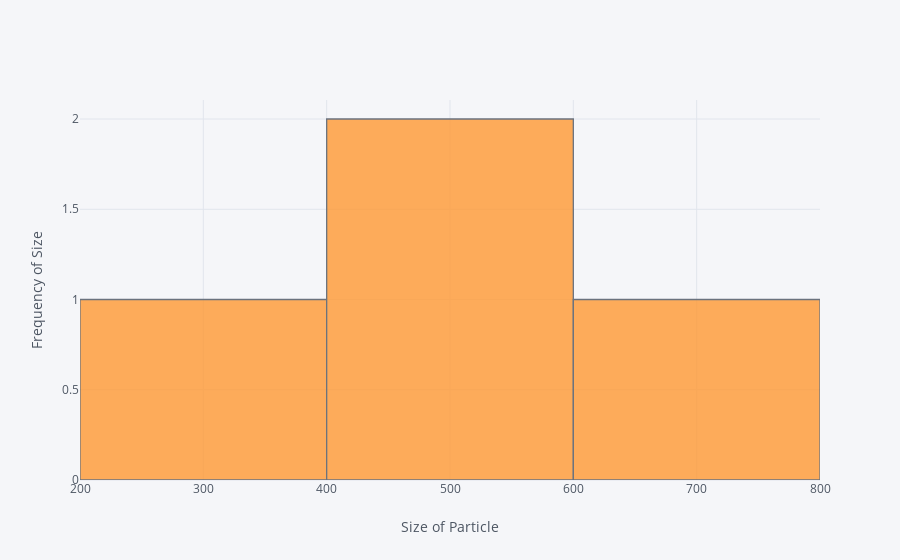

Notebook code for this chart:
### Code cell
df.iplot(kind='hist', xTitle='Size of Particle', yTitle='Frequency of Size')

### Figure 1 — Plotly figure (JSON) as saved in the notebook; plotly's stock layout.template omitted (floating-point values rounded to 4 significant figures)
{"data": [{"histfunc": "count", "histnorm": "", "marker": {"color": "rgba(255, 153, 51, 1.0)", "line": {"color": "#4D5663", "width": 1.3}}, "name": "Area", "opacity": 0.8, "orientation": "v", "type": "histogram", "x": [480.5, 700, 384, 567]}], "layout": {"barmode": "overlay", "legend": {"bgcolor": "#F5F6F9", "font": {"color": "#4D5663"}}, "paper_bgcolor": "#F5F6F9", "plot_bgcolor": "#F5F6F9", "titlefont": {"color": "#4D5663"}, "xaxis1": {"gridcolor": "#E1E5ED", "showgrid": true, "tickfont": {"color": "#4D5663"}, "title": "Size of Particle", "titlefont": {"color": "#4D5663"}, "zerolinecolor": "#E1E5ED"}, "yaxis1": {"gridcolor": "#E1E5ED", "showgrid": true, "tickfont": {"color": "#4D5663"}, "title": "Frequency of Size", "titlefont": {"color": "#4D5663"}, "zerolinecolor": "#E1E5ED"}}}
